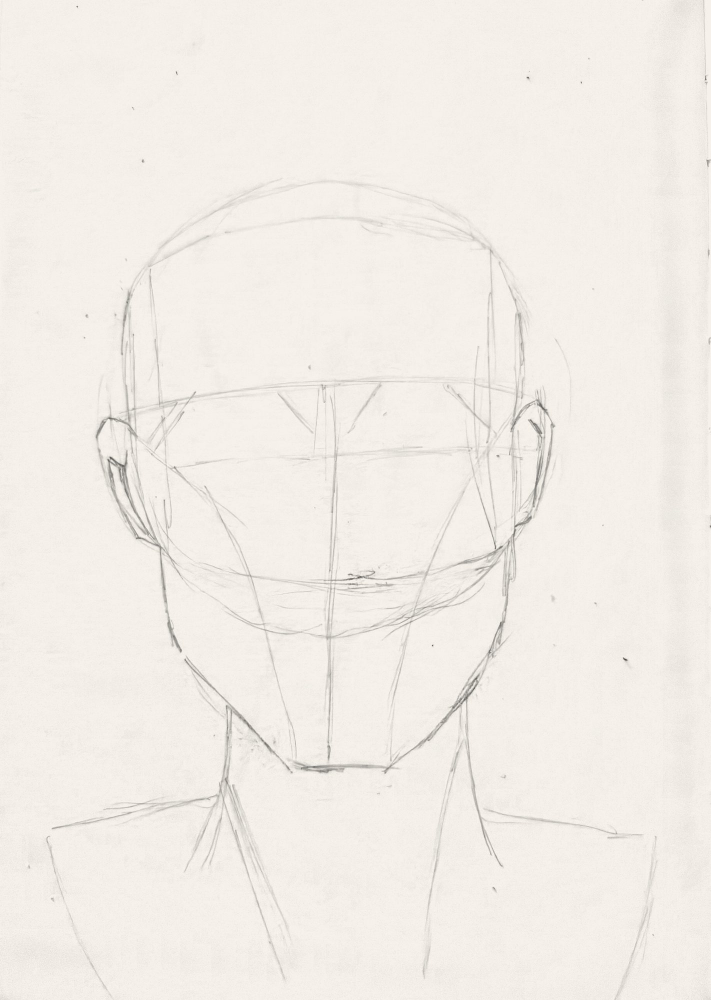
#> input picture src/content/log/a-face-from-the-guidelines-up-1.jpg, 1422 x 2000 px (shown at 1/2 size)
$ python -i clean-sketch.py   (imports and definitions only)
#> lines starting #> are read from the running program, lines starting #| are printed output that depends on the picture
#> further down, picture is the input picture: PIL image 1422x2000 RGB; mean R, G, B 241.9, 237, 231
"""Turn a phone photo of a pencil drawing into something that reads like a scan.

    python3 tools/clean-sketch.py PHOTO.jpg src/content/log/NAME.jpg [--trim-bottom=PCT] [--raw]

Needs Pillow and numpy (pip install pillow numpy). The photo itself is only
read; keep it in a backup, not in git.

Steps, in order:
  1. Convert from the phone's Display P3 profile to sRGB (what browsers assume),
     so the colours don't shift when the profile is dropped.
  2. Flat-field: estimate the lighting across the sheet (the paper, with the
     pencil marks filtered out, then blurred) and divide it out. This removes
     the lamp's warm cast, the fall-off toward the edges and the hand shadow,
     while leaving every mark exactly where and how dark it was relative to
     the paper around it.
  3. Put the paper back as a soft warm white, and darken the marks slightly
     (a gentle power curve) so faint construction lines survive downscaling.
  4. Resize to a 2000px long edge and save as an sRGB JPEG with no metadata.

--trim-bottom=PCT crops that percentage off the bottom edge after cleaning:
for a shadow so steep at the very edge that flattening it would also flatten
the hatching. --raw skips 2-3: same colour conversion, resize and metadata
strip only, for comparison.
"""

import io
import sys

import numpy as np
from PIL import Image, ImageCms, ImageFilter, ImageOps

PAPER = np.array([246, 242, 235], dtype=np.float32) / 255.0  # soft warm white
MARK_CURVE = 1.35  # >1 darkens marks; 1.0 leaves the photo's own contrast
LONG_EDGE = 2000


# [10 lines left out: function to_srgb, not called in this run]


def lighting(im: Image.Image) -> np.ndarray:
    """The illumination falling on blank paper, as floats in 0..1."""
    w, h = im.size
#> w = 1422; h = 2000
    k = 8  # work at 1/8 scale: fast, and the lighting is smooth anyway
    small = im.resize((w // k, h // k), Image.Resampling.BOX)
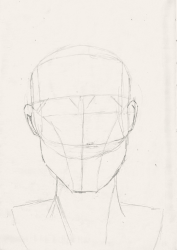
#> small: PIL image 177x250 RGB; mean R, G, B 242.1, 237.1, 231.1
    # A morphological closing (max, then min, same window) erases anything
    # darker than its surroundings and narrower than the window -- every
    # stroke, and the hatched bands -- but, unlike a max filter and a wide
    # blur, it puts a lighting edge (the hand's shadow) back exactly where it
    # was. 11px at 1/8 scale is ~88px at full size. A light blur then removes
    # the blockiness of the small image.
    paper = (
        small.filter(ImageFilter.MaxFilter(11))
        .filter(ImageFilter.MinFilter(11))
        .filter(ImageFilter.GaussianBlur(2))
    )
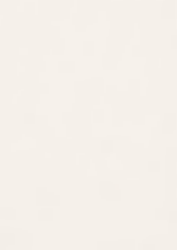
#> paper: PIL image 177x250 RGB; mean R, G, B 245.1, 240.1, 234.1
    paper = paper.resize((w, h), Image.Resampling.BICUBIC)
#> paper: PIL image 1422x2000 RGB
    return np.asarray(paper, dtype=np.float32) / 255.0


# [36 lines left out: functions clean, fit, main, not called in this run]


# [2 lines not run here, left out]

>>> from PIL import Image
>>> picture = Image.open('../src/content/log/a-face-from-the-guidelines-up-1.jpg')
>>> result = lighting(picture)
